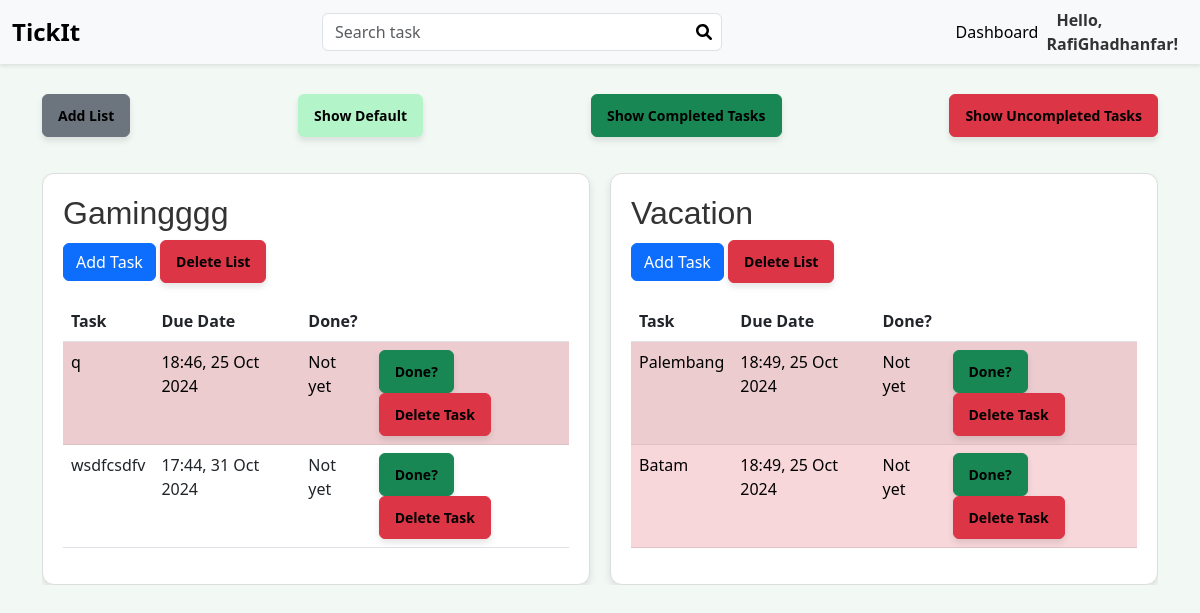
Screenshot of /public/dashboard.php?filter=uncompleted (signed in) with the database file from the repository.
### tables this page shows
CREATE TABLE `items` (
  `item_id` int(10) UNSIGNED NOT NULL,
  `list_id` int(10) UNSIGNED NOT NULL,
  `description` varchar(100) NOT NULL,
  `due_date` timestamp NOT NULL DEFAULT current_timestamp() ON UPDATE current_timestamp(),
  `status` tinyint(1) DEFAULT 0,
  `created_at` timestamp NOT NULL DEFAULT current_timestamp()
);

### public/dashboard.php (the view, shortened to what this page needs)
<?php
require_once("../include/connection.php");
$user_id = $_SESSION['to-do-list-user_id'];
$pdo->exec("SET time_zone = '+07:00';");
if (isset($_GET['filter'])) {
    if ($_GET['filter'] == 'completed') {
        $filter = 1;
    } else if ($_GET['filter'] == 'uncompleted') {
        $filter = 0;
    }
    $stmt = $pdo->prepare("
                SELECT lists.list_id AS list_id, lists.title as list_title, items.item_id AS item_id, items.description, items.due_date, items.status
                FROM lists
                LEFT JOIN items ON lists.list_id = items.list_id
                WHERE lists.user_id = :user_id
                AND items.status = :status
                ORDER BY lists.list_id, items.due_date;
                ");
    $stmt->bindParam(':user_id', $user_id, PDO::PARAM_INT);
    $stmt->bindParam(':status', $filter, PDO::PARAM_INT);
    $stmt->execute();
}
$lists = [];
while ($row = $stmt->fetch(PDO::FETCH_ASSOC)) {
    $list_id = $row['list_id'];
    if (!isset($lists[$list_id])) {
        $lists[$list_id] = [
            'title' => $row['list_title'],
            'items' => []
        ];
    }
    if ($row['item_id']) {
        $lists[$list_id]['items'][] = [
            'item_id' => $row['item_id'],
            'description' => $row['description'],
            'due_date' => $row['due_date'],
            'status' => $row['status']
        ];
    }
}
?>
<!DOCTYPE html>
<html lang="en">
<head>
    <link href="https://cdn.jsdelivr.net/npm/bootstrap@5.3.0-alpha1/dist/css/bootstrap.min.css" rel="stylesheet">
    <link rel="stylesheet" href="https://cdn.jsdelivr.net/npm/sweetalert2@11/dist/sweetalert2.min.css">
    <link rel="stylesheet" href="https://cdnjs.cloudflare.com/ajax/libs/font-awesome/6.0.0-beta3/css/all.min.css">
</head>
<body>
    <nav class="navbar navbar-expand-lg">
        <div class="container-fluid">
            <a class="navbar-brand" href="#">TickIt</a>
            <div class="collapse navbar-collapse" id="navbarNav">
                <form method="GET" class="form-inline mx-auto">
                    <div class="search-bar">
                        <input type="text" id="search" name="search" class="form-control" placeholder="Search task">
                        <button type="submit" class="btn-search">
                            <i class="fas fa-search"></i>
                        </button>
                    </div>
                </form>
                <ul class="navbar-nav ms-auto">
                    <li class="nav-item">
                        <a class="nav-link active" href="dashboard.php">Dashboard</a>
                    </li>
                    <li class="nav-item">
                        <span class="navbar-text" id="profileButton">
                            Hello, <?= htmlspecialchars($_SESSION['to-do-list-username']); ?>!
                        </span>
                    </li>
                </ul>
            </div>
        </div>
    </nav>
    <div class="container">
        <div class="d-flex justify-content-between flex-wrap">
            <a href="../include/add_list.php" class="btn btn-secondary mb-3">Add List</a>
            <a href="dashboard.php" class="btn btn-cool mb-3">Show Default</a>
            <a href="dashboard.php?filter=completed" class="btn btn-success mb-3">Show Completed Tasks</a>
            <a href="dashboard.php?filter=uncompleted" class="btn btn-danger mb-3">Show Uncompleted Tasks</a>
        </div>
        <div class="display-wrapper table-responsive">
            <?php if (empty($lists)): ?>
                <p class="text-center">No tasks yet.</p>
            <?php else: ?>
                <?php foreach ($lists as $list_id => $list): ?>
                    <div class="table-wrapper">
                    <h2 data-title="<?= htmlspecialchars($list['title']); ?>" data-list-id="<?= htmlspecialchars($list_id); ?>">
                            <?= htmlspecialchars($list['title']); ?>
                        </h2>
                        <a href="../include/add_task.php?list_id=<?= $list_id ?>" class="btn btn-primary mb-2">Add Task</a>
                        <a href="#" class="btn btn-danger mb-2 delete-list">Delete List</a>
                        <table class="table table-striped">
                            <?php if (empty($list['items'])): ?>
                                <p>No tasks in this list.</p>
                            <?php else: ?>
                                <thead>
                                    <tr>
                                        <th>Task</th>
                                        <th>Due Date</th>
                                        <th>Done?</th>
                                        <th></th>
                                    </tr>
                                </thead>
                                <tbody>
                                    <?php foreach ($list['items'] as $item): ?>
                                        <tr class="<?php
                                            $current_time = new DateTime();
                                            $due_date = new DateTime($item['due_date']);
                                            if ($item['status'] == 0 && ($current_time > $due_date)) {
                                                echo 'table-danger';
                                            } else if ($item['status'] == 1) {
                                                echo 'table-success';
                                            }
                                        ?>"data-list-id="<?= htmlspecialchars($list_id); ?>"
                                            data-item-id="<?= htmlspecialchars($item['item_id']); ?>"
                                            data-item-description="<?= htmlspecialchars($item['description']); ?>"
                                            data-due-date="<?= $due_date->format('Y-m-d H:i:s') ?>"
                                            data-status="<?= $item['status'] ?>">
                                            <td><?= htmlspecialchars($item['description']); ?></td>
                                            <td><?= $due_date->format('H:i, d M Y'); ?></td>
                                            <td><?= $item['status'] == 0 ? 'Not yet' : 'Done!' ?></td>
                                            <td>
                                                <?php if ($item['status'] == 0): ?>
                                                    <a href="../include/done_task.php?item_id=<?= htmlspecialchars($item['item_id']) ?>&list_id=<?= htmlspecialchars($list_id) ?>" class="btn btn-success">Done?</a>
                                                <?php else: ?>
                                                    <a href="../include/undone_task.php?item_id=<?= htmlspecialchars($item['item_id']) ?>&list_id=<?= htmlspecialchars($list_id) ?>" class="btn btn-danger">Belum?</a>
                                                <?php endif; ?>
                                                <a href="#" class="btn btn-danger delete-task">Delete Task</a>
                                            </td>
                                        </tr>
                                    <?php endforeach; ?>
                                </tbody>
                            <?php endif; ?>
                        </table>
                    </div>
                <?php endforeach; ?>
            <?php endif; ?>
        </div>
    </div>
</body>
</html>

### public/dashboard.php (style rules this page uses)
body { background-color: #f2f9f5; margin: 0; padding: 0; }
h1, h2, h3 { font-family: 'Arial', sans-serif; color: #333; }
.navbar { background-color: #f8f9fa; box-shadow: 0 2px 4px rgba(0, 0, 0, 0.1); }
.navbar-brand { font-size: 24px; font-weight: bold; }
.navbar-nav { align-items: center; }
.navbar-text { text-decoration: none; color: #333; font-weight: bold; padding: 0 10px; cursor: pointer; }
.form-inline { display: flex; justify-content: center; width: 100%; }
.search-bar { position: relative; width: 100%; max-width: 400px; }
.search-bar input { width: 100%; padding-right: 40px; height: 38px; box-sizing: border-box; }
.search-bar .btn-search { position: absolute; right: 10px; top: 50%; transform: translateY(-50%); height: 38px; display: flex; justify-content: center; align-items: center; border: none; background: transparent; padding: 0; cursor: pointer; }
.btn-cool { background-color: #b3f4c8; color: black; font-weight: bold; box-shadow: 0 4px 6px rgba(0, 0, 0, 0.1); transition: all 0.3s ease; font-size: 14px; padding: 10px 15px; outline: none; }
.btn-success { color: black; font-weight: bold; box-shadow: 0 4px 6px rgba(0, 0, 0, 0.1); transition: all 0.3s ease; font-size: 14px; padding: 10px 15px; }
.btn-danger { color: black; font-weight: bold; box-shadow: 0 4px 6px rgba(0, 0, 0, 0.1); transition: all 0.3s ease; font-size: 14px; padding: 10px 15px; }
.btn-secondary { color: black; font-weight: bold; box-shadow: 0 4px 6px rgba(0, 0, 0, 0.1); transition: all 0.3s ease; font-size: 14px; padding: 10px 15px; }
table { width: 100%; margin-top: 20px; }
.display-wrapper { display: flex; flex-wrap: wrap; justify-content: space-between; gap: 20px; margin-top: 20px; }
.table-wrapper { background-color: white; padding: 20px; border-radius: 12px; box-shadow: 0 4px 8px rgba(0, 0, 0, 0.1); border: 1px solid #ddd; width: calc(50% - 10px); transition: transform 0.2s ease, box-shadow 0.2s ease; }
.table { margin-top: 10px; }
.container { margin-top: 30px; }

### rows the page displays
items: description "q", due_date "18:46, 25 Oct 2024", status "Not yet"
items: description "wsdfcsdfv", due_date "17:44, 31 Oct 2024", status "Not yet"
items: title "Vacation", description "Batam", due_date "18:49, 25 Oct 2024", status "Not yet"
items: description "Palembang", due_date "18:49, 25 Oct 2024", status "Not yet"

### other values shown
$_SESSION['to-do-list-username'] "RafiGhadhanfar"
$list['title'] "Gamingggg"
